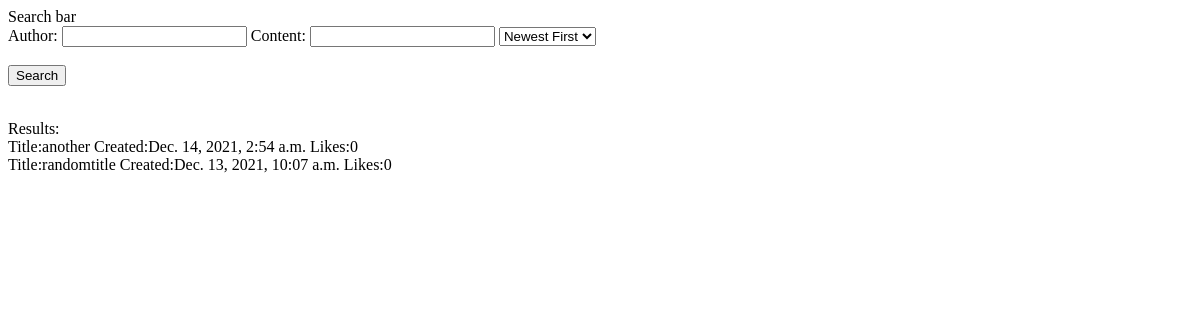
The page /results on the database as committed earlier.
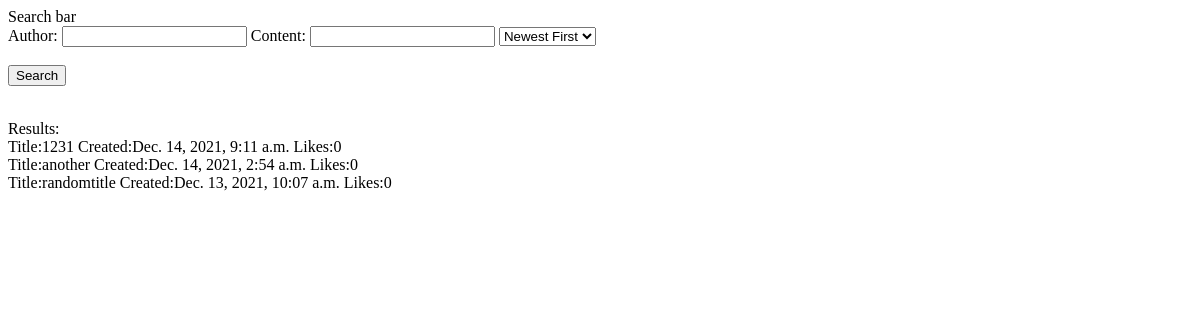
The same page on the database as committed later.
### blog/models.py (models this page shows, shortened)
class Post(models.Model):
	user = models.ForeignKey(settings.AUTH_USER_MODEL, on_delete=models.CASCADE)
	title = models.CharField(max_length=128)
	content = models.TextField()
	datetime = models.DateTimeField(auto_now=True)
	likes = models.IntegerField(default=0)

### blog/views.py (the view, shortened to what this page needs)
# urls.py: path('results', views.results, name="results"),
def results(request):
	filters = {}
	if request.method == 'GET':
		post_results = Post.objects.order_by('-datetime')
	return render(request, 'results.html', {'results':post_results})

### blog/Templates/results.html (shortened to what this page needs)
<form action='/results' method='post'>
	<label for='user_id'>Author:</label>
	<input id='user_id' type='text' name='user_id'>
	<label for='content'>Content:</label>
	<input id='content' type='text' name='content'>
	<select name='order'>
		<option value='1'>Newest First</option>
	</select>
	<input type='submit' value='Search'>
</form>
Results:
{% for item in results %}
	Title:{{ item.title }} Created:{{ item.datetime }} Likes:{{ item.likes }} </br>
{% endfor %}

Rows that differ between the two databases and show on the page:
added Post: title "1231", datetime "Dec. 14, 2021, 9:11 a.m.", likes "0"
